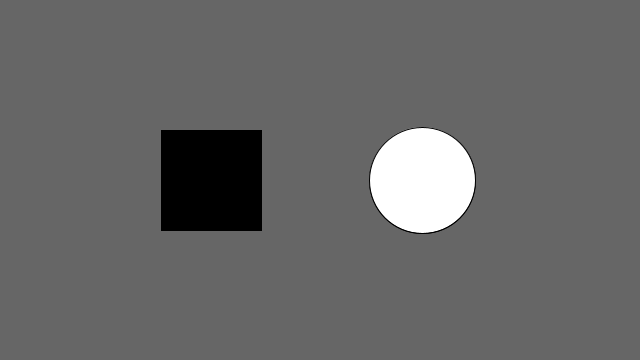
Frame 1 (no input)
Frame 60 (the mouse pressed at the canvas centre just before this capture): identical to frame 1, image omitted
Frame 120 (the mouse held since frame 60 and released just before this capture): identical to frame 1, image omitted

The Processing sketch that drew this single still picture (run headless with seeded random() and noise(); from frame 60 on, the mouse is pressed at the canvas centre):

// Processing sketch: processing_50018
// ── processing_50018.pde

float rx, ry;    // rectangle x- and y-coordinate
float rd = 100;  // rectangle width
  
float ex, ey;    // ellipse x- and y-coordinate
float ed = 106;  // ellipse diameter

float ease = .1;
boolean circMove = false;
 
  
void setup() {
  size(640, 360);
  smooth();
   
  // Set the x- and y-coordinates for the rectangle
  rx = width * 0.33 - rd/2;
  ry = height * 0.5 - rd/2;
   
  // Set the x- and y-coordinates for the ellipse
  ex = width * 0.66;
  ey = height * 0.5;
}
  
void draw() {
  background(102);
  fill(0);
  rect(rx, ry, rd, rd);
  fill(255);
  ellipse(ex, ey, ed, ed);
  
   float d = dist( ex, ey, mouseX, mouseY);
 
   //if you click on circle
   if( d <= (ed/2)){
     background(102);
     fill(0);
     rect(rx+10, ry+10, rd-30, rd-30);
     fill(255);
     ellipse(ex, ey, ed, ed);
     if( mousePressed == true){
       ex += (mouseX-ex)*ease;
      ey += (mouseY-ey)*ease;
    }else{
      circMove=false;
    }
  }
  if (circMove==false){
    ex += (width*0.66-ex)*ease;
      ey += (height*0.5-ey)*ease;
  }
  ellipse(ex, ey, ed, ed);
      
      //if you click on rect
      if(mouseX>rx && mouseX<rx+rd && mouseY>ry && mouseY<ry+rd) {
        background(102);
        fill(0);
        rect(rx, ry, rd, rd);
        fill(255);
        ellipse(ex, ey, ed-20, ed-20); }
     if (mousePressed && mouseX>rx && mouseX<rx+rd && mouseY>ry && mouseY<ry+rd) {
     fill (100, 200, 300); 
  rect(rx, ry, rd, rd);   
     }
     
    
   }
      
     
